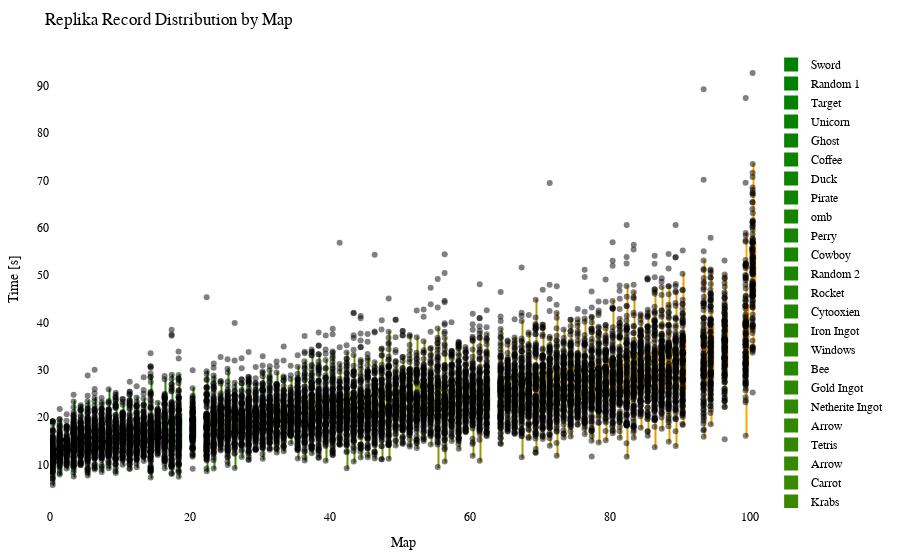

Here is the notebook cell this chart was saved with:
### Code cell
import plotly.graph_objects as go
import plotly.io as pio
from matplotlib.colors import LinearSegmentedColormap, to_hex

df = getRecordsDataframe(minigame="Replika")

# sort df columns by mean value 
df = df.reindex(df.mean().sort_values().index, axis=1)

# drop sum column
df = df.drop(columns=["Sum"])

# replace 25 with NaN
df = df.replace(25, np.nan)

# remove "ms " from column names
df.columns = df.columns.str.replace('ms ', '')

# Exclude the first column (assuming it's the column you don't want to include)
df_to_html = df.iloc[:, 1:]

# Calculate the offset for centering the data points
num_columns = len(df_to_html.columns)
offset = 0.5

# Create a green to orange gradient
cmap = LinearSegmentedColormap.from_list("green_orange", ["green", "orange"])
colors = [to_hex(cmap(i / (num_columns - 1))) for i in range(num_columns)]

# Create a Swarm plot using Plotly
fig = go.Figure()

for i, (column, color) in enumerate(zip(df_to_html.columns, colors)):
    x_values = [i + offset] * len(df_to_html[column])  # Adjust x-values with offset for horizontal centering
    fig.add_trace(go.Box(x=x_values,
                         y=df_to_html[column],
                         name=column,
                         boxpoints='all',
                         pointpos=-0.5,  # Adjust point position to prevent overlapping
                         marker=dict(color='rgba(0,0,0,0.5)', size=6),  # Adjust marker color and size
                         line=dict(color=color),
                         fillcolor=color,
                         hovertext=df_to_html.index,
                         hoverinfo='name+text+y',
                         showlegend=True))

fig.update_layout(title="Replika Record Distribution by Map",
                  xaxis=dict(title="Map"),
                  yaxis=dict(title="Time [s]"),
                  showlegend=True,
                  font=dict(family="Arial", size=12, color="black"),  # Customize font
                  plot_bgcolor="white",  # Set background color
                  margin=dict(l=50, r=50, t=50, b=50),  # Adjust margins for better layout
                  )

# Show the figure
fig.show()

# Export the plot to an HTML file
pio.write_html(fig, "out/repl_swarm_plot.html")

### Figure 1 — Plotly figure (JSON) as saved in the notebook; plotly's stock layout.template omitted (floating-point values rounded to 4 significant figures; data arrays with more than 128 entries replaced by an {"elided": "..."} marker saying what was removed)
{"data": [{"boxpoints": "all", "fillcolor": "#008000", "hoverinfo": "name+text+y", "hovertext": {"elided": "214 str values"}, "line": {"color": "#008000"}, "marker": {"color": "rgba(0,0,0,0.5)", "size": 6}, "name": "Sword", "pointpos": -0.5, "showlegend": true, "type": "box", "x": {"elided": "214 float values"}, "y": {"elided": "214 float values"}}, {"boxpoints": "all", "fillcolor": "#028000", "hoverinfo": "name+text+y", "hovertext": {"elided": "214 str values"}, "line": {"color": "#028000"}, "marker": {"color": "rgba(0,0,0,0.5)", "size": 6}, "name": "Random 1", "pointpos": -0.5, "showlegend": true, "type": "box", "x": {"elided": "214 float values"}, "y": {"elided": "214 float values"}}, {"boxpoints": "all", "fillcolor": "#058100", "hoverinfo": "name+text+y", "hovertext": {"elided": "214 str values"}, "line": {"color": "#058100"}, "marker": {"color": "rgba(0,0,0,0.5)", "size": 6}, "name": "Target", "pointpos": -0.5, "showlegend": true, "type": "box", "x": {"elided": "214 float values"}, "y": {"elided": "214 float values"}}, {"boxpoints": "all", "fillcolor": "#078100", "hoverinfo": "name+text+y", "hovertext": {"elided": "214 str values"}, "line": {"color": "#078100"}, "marker": {"color": "rgba(0,0,0,0.5)", "size": 6}, "name": "Unicorn", "pointpos": -0.5, "showlegend": true, "type": "box", "x": {"elided": "214 float values"}, "y": {"elided": "214 float values"}}, {"boxpoints": "all", "fillcolor": "#0a8100", "hoverinfo": "name+text+y", "hovertext": {"elided": "214 str values"}, "line": {"color": "#0a8100"}, "marker": {"color": "rgba(0,0,0,0.5)", "size": 6}, "name": "Ghost", "pointpos": -0.5, "showlegend": true, "type": "box", "x": {"elided": "214 float values"}, "y": {"elided": "214 float values"}}, {"boxpoints": "all", "fillcolor": "#0c8200", "hoverinfo": "name+text+y", "hovertext": {"elided": "214 str values"}, "line": {"color": "#0c8200"}, "marker": {"color": "rgba(0,0,0,0.5)", "size": 6}, "name": "Coffee", "pointpos": -0.5, "showlegend": true, "type": "box", "x": {"elided": "214 float values"}, "y": {"elided": "214 float values"}}, {"boxpoints": "all", "fillcolor": "#0f8200", "hoverinfo": "name+text+y", "hovertext": {"elided": "214 str values"}, "line": {"color": "#0f8200"}, "marker": {"color": "rgba(0,0,0,0.5)", "size": 6}, "name": "Duck", "pointpos": -0.5, "showlegend": true, "type": "box", "x": {"elided": "214 float values"}, "y": {"elided": "214 float values"}}, {"boxpoints": "all", "fillcolor": "#118200", "hoverinfo": "name+text+y", "hovertext": {"elided": "214 str values"}, "line": {"color": "#118200"}, "marker": {"color": "rgba(0,0,0,0.5)", "size": 6}, "name": "Pirate", "pointpos": -0.5, "showlegend": true, "type": "box", "x": {"elided": "214 float values"}, "y": {"elided": "214 float values"}}, {"boxpoints": "all", "fillcolor": "#148300", "hoverinfo": "name+text+y", "hovertext": {"elided": "214 str values"}, "line": {"color": "#148300"}, "marker": {"color": "rgba(0,0,0,0.5)", "size": 6}, "name": "omb", "pointpos": -0.5, "showlegend": true, "type": "box", "x": {"elided": "214 float values"}, "y": {"elided": "214 float values"}}, {"boxpoints": "all", "fillcolor": "#178300", "hoverinfo": "name+text+y", "hovertext": {"elided": "214 str values"}, "line": {"color": "#178300"}, "marker": {"color": "rgba(0,0,0,0.5)", "size": 6}, "name": "Perry", "pointpos": -0.5, "showlegend": true, "type": "box", "x": {"elided": "214 float values"}, "y": {"elided": "214 float values"}}, {"boxpoints": "all", "fillcolor": "#198400", "hoverinfo": "name+text+y", "hovertext": {"elided": "214 str values"}, "line": {"color": "#198400"}, "marker": {"color": "rgba(0,0,0,0.5)", "size": 6}, "name": "Cowboy", "pointpos": -0.5, "showlegend": true, "type": "box", "x": {"elided": "214 float values"}, "y": {"elided": "214 float values"}}, {"boxpoints": "all", "fillcolor": "#1c8400", "hoverinfo": "name+text+y", "hovertext": {"elided": "214 str values"}, "line": {"color": "#1c8400"}, "marker": {"color": "rgba(0,0,0,0.5)", "size": 6}, "name": "Random 2", "pointpos": -0.5, "showlegend": true, "type": "box", "x": {"elided": "214 float values"}, "y": {"elided": "214 float values"}}, {"boxpoints": "all", "fillcolor": "#1e8400", "hoverinfo": "name+text+y", "hovertext": {"elided": "214 str values"}, "line": {"color": "#1e8400"}, "marker": {"color": "rgba(0,0,0,0.5)", "size": 6}, "name": "Rocket", "pointpos": -0.5, "showlegend": true, "type": "box", "x": {"elided": "214 float values"}, "y": {"elided": "214 float values"}}, {"boxpoints": "all", "fillcolor": "#218500", "hoverinfo": "name+text+y", "hovertext": {"elided": "214 str values"}, "line": {"color": "#218500"}, "marker": {"color": "rgba(0,0,0,0.5)", "size": 6}, "name": "Cytooxien", "pointpos": -0.5, "showlegend": true, "type": "box", "x": {"elided": "214 float values"}, "y": {"elided": "214 float values"}}, {"boxpoints": "all", "fillcolor": "#238500", "hoverinfo": "name+text+y", "hovertext": {"elided": "214 str values"}, "line": {"color": "#238500"}, "marker": {"color": "rgba(0,0,0,0.5)", "size": 6}, "name": "Iron Ingot", "pointpos": -0.5, "showlegend": true, "type": "box", "x": {"elided": "214 float values"}, "y": {"elided": "214 float values"}}, {"boxpoints": "all", "fillcolor": "#268600", "hoverinfo": "name+text+y", "hovertext": {"elided": "214 str values"}, "line": {"color": "#268600"}, "marker": {"color": "rgba(0,0,0,0.5)", "size": 6}, "name": "Windows", "pointpos": -0.5, "showlegend": true, "type": "box", "x": {"elided": "214 float values"}, "y": {"elided": "214 float values"}}, {"boxpoints": "all", "fillcolor": "#288600", "hoverinfo": "name+text+y", "hovertext": {"elided": "214 str values"}, "line": {"color": "#288600"}, "marker": {"color": "rgba(0,0,0,0.5)", "size": 6}, "name": "Bee", "pointpos": -0.5, "showlegend": true, "type": "box", "x": {"elided": "214 float values"}, "y": {"elided": "214 float values"}}, {"boxpoints": "all", "fillcolor": "#2b8600", "hoverinfo": "name+text+y", "hovertext": {"elided": "214 str values"}, "line": {"color": "#2b8600"}, "marker": {"color": "rgba(0,0,0,0.5)", "size": 6}, "name": "Gold Ingot", "pointpos": -0.5, "showlegend": true, "type": "box", "x": {"elided": "214 float values"}, "y": {"elided": "214 float values"}}, {"boxpoints": "all", "fillcolor": "#2e8700", "hoverinfo": "name+text+y", "hovertext": {"elided": "214 str values"}, "line": {"color": "#2e8700"}, "marker": {"color": "rgba(0,0,0,0.5)", "size": 6}, "name": "Netherite Ingot", "pointpos": -0.5, "showlegend": true, "type": "box", "x": {"elided": "214 float values"}, "y": {"elided": "214 float values"}}, {"boxpoints": "all", "fillcolor": "#308700", "hoverinfo": "name+text+y", "hovertext": {"elided": "214 str values"}, "line": {"color": "#308700"}, "marker": {"color": "rgba(0,0,0,0.5)", "size": 6}, "name": "Arrow", "pointpos": -0.5, "showlegend": true, "type": "box", "x": {"elided": "214 float values"}, "y": {"elided": "214x2 float values"}}, {"boxpoints": "all", "fillcolor": "#338700", "hoverinfo": "name+text+y", "hovertext": {"elided": "214 str values"}, "line": {"color": "#338700"}, "marker": {"color": "rgba(0,0,0,0.5)", "size": 6}, "name": "Tetris", "pointpos": -0.5, "showlegend": true, "type": "box", "x": {"elided": "214 float values"}, "y": {"elided": "214 float values"}}, {"boxpoints": "all", "fillcolor": "#358800", "hoverinfo": "name+text+y", "hovertext": {"elided": "214 str values"}, "line": {"color": "#358800"}, "marker": {"color": "rgba(0,0,0,0.5)", "size": 6}, "name": "Arrow", "pointpos": -0.5, "showlegend": true, "type": "box", "x": {"elided": "214 float values"}, "y": {"elided": "214x2 float values"}}, {"boxpoints": "all", "fillcolor": "#388800", "hoverinfo": "name+text+y", "hovertext": {"elided": "214 str values"}, "line": {"color": "#388800"}, "marker": {"color": "rgba(0,0,0,0.5)", "size": 6}, "name": "Carrot", "pointpos": -0.5, "showlegend": true, "type": "box", "x": {"elided": "214 float values"}, "y": {"elided": "214 float values"}}, {"boxpoints": "all", "fillcolor": "#3a8800", "hoverinfo": "name+text+y", "hovertext": {"elided": "214 str values"}, "line": {"color": "#3a8800"}, "marker": {"color": "rgba(0,0,0,0.5)", "size": 6}, "name": "Krabs", "pointpos": -0.5, "showlegend": true, "type": "box", "x": {"elided": "214 float values"}, "y": {"elided": "214 float values"}}, {"boxpoints": "all", "fillcolor": "#3d8900", "hoverinfo": "name+text+y", "hovertext": {"elided": "214 str values"}, "line": {"color": "#3d8900"}, "marker": {"color": "rgba(0,0,0,0.5)", "size": 6}, "name": "Cookie", "pointpos": -0.5, "showlegend": true, "type": "box", "x": {"elided": "214 float values"}, "y": {"elided": "214 float values"}}, {"boxpoints": "all", "fillcolor": "#408900", "hoverinfo": "name+text+y", "hovertext": {"elided": "214 str values"}, "line": {"color": "#408900"}, "marker": {"color": "rgba(0,0,0,0.5)", "size": 6}, "name": "Poppy", "pointpos": -0.5, "showlegend": true, "type": "box", "x": {"elided": "214 float values"}, "y": {"elided": "214 float values"}}, {"boxpoints": "all", "fillcolor": "#428a00", "hoverinfo": "name+text+y", "hovertext": {"elided": "214 str values"}, "line": {"color": "#428a00"}, "marker": {"color": "rgba(0,0,0,0.5)", "size": 6}, "name": "Koopa", "pointpos": -0.5, "showlegend": true, "type": "box", "x": {"elided": "214 float values"}, "y": {"elided": "214 float values"}}, {"boxpoints": "all", "fillcolor": "#458a00", "hoverinfo": "name+text+y", "hovertext": {"elided": "214 str values"}, "line": {"color": "#458a00"}, "marker": {"color": "rgba(0,0,0,0.5)", "size": 6}, "name": "Water Temple", "pointpos": -0.5, "showlegend": true, "type": "box", "x": {"elided": "214 float values"}, "y": {"elided": "214 float values"}}, {"boxpoints": "all", "fillcolor": "#478a00", "hoverinfo": "name+text+y", "hovertext": {"elided": "214 str values"}, "line": {"color": "#478a00"}, "marker": {"color": "rgba(0,0,0,0.5)", "size": 6}, "name": "Pacman Ghost", "pointpos": -0.5, "showlegend": true, "type": "box", "x": {"elided": "214 float values"}, "y": {"elided": "214 float values"}}, {"boxpoints": "all", "fillcolor": "#4a8b00", "hoverinfo": "name+text+y", "hovertext": {"elided": "214 str values"}, "line": {"color": "#4a8b00"}, "marker": {"color": "rgba(0,0,0,0.5)", "size": 6}, "name": "Twitch", "pointpos": -0.5, "showlegend": true, "type": "box", "x": {"elided": "214 float values"}, "y": {"elided": "214 float values"}}, {"boxpoints": "all", "fillcolor": "#4c8b00", "hoverinfo": "name+text+y", "hovertext": {"elided": "214 str values"}, "line": {"color": "#4c8b00"}, "marker": {"color": "rgba(0,0,0,0.5)", "size": 6}, "name": "Mario", "pointpos": -0.5, "showlegend": true, "type": "box", "x": {"elided": "214 float values"}, "y": {"elided": "214 float values"}}, {"boxpoints": "all", "fillcolor": "#4f8b00", "hoverinfo": "name+text+y", "hovertext": {"elided": "214 str values"}, "line": {"color": "#4f8b00"}, "marker": {"color": "rgba(0,0,0,0.5)", "size": 6}, "name": "Poke Ball", "pointpos": -0.5, "showlegend": true, "type": "box", "x": {"elided": "214 float values"}, "y": {"elided": "214 float values"}}, {"boxpoints": "all", "fillcolor": "#518c00", "hoverinfo": "name+text+y", "hovertext": {"elided": "214 str values"}, "line": {"color": "#518c00"}, "marker": {"color": "rgba(0,0,0,0.5)", "size": 6}, "name": "Diskette", "pointpos": -0.5, "showlegend": true, "type": "box", "x": {"elided": "214 float values"}, "y": {"elided": "214 float values"}}, {"boxpoints": "all", "fillcolor": "#548c00", "hoverinfo": "name+text+y", "hovertext": {"elided": "214 str values"}, "line": {"color": "#548c00"}, "marker": {"color": "rgba(0,0,0,0.5)", "size": 6}, "name": "Controller", "pointpos": -0.5, "showlegend": true, "type": "box", "x": {"elided": "214 float values"}, "y": {"elided": "214 float values"}}, {"boxpoints": "all", "fillcolor": "#578d00", "hoverinfo": "name+text+y", "hovertext": {"elided": "214 str values"}, "line": {"color": "#578d00"}, "marker": {"color": "rgba(0,0,0,0.5)", "size": 6}, "name": "Camera", "pointpos": -0.5, "showlegend": true, "type": "box", "x": {"elided": "214 float values"}, "y": {"elided": "214 float values"}}, {"boxpoints": "all", "fillcolor": "#598d00", "hoverinfo": "name+text+y", "hovertext": {"elided": "214 str values"}, "line": {"color": "#598d00"}, "marker": {"color": "rgba(0,0,0,0.5)", "size": 6}, "name": "Caterpie", "pointpos": -0.5, "showlegend": true, "type": "box", "x": {"elided": "214 float values"}, "y": {"elided": "214 float values"}}, {"boxpoints": "all", "fillcolor": "#5c8d00", "hoverinfo": "name+text+y", "hovertext": {"elided": "214 str values"}, "line": {"color": "#5c8d00"}, "marker": {"color": "rgba(0,0,0,0.5)", "size": 6}, "name": "House", "pointpos": -0.5, "showlegend": true, "type": "box", "x": {"elided": "214 float values"}, "y": {"elided": "214 float values"}}, {"boxpoints": "all", "fillcolor": "#5e8e00", "hoverinfo": "name+text+y", "hovertext": {"elided": "214 str values"}, "line": {"color": "#5e8e00"}, "marker": {"color": "rgba(0,0,0,0.5)", "size": 6}, "name": "YouTube", "pointpos": -0.5, "showlegend": true, "type": "box", "x": {"elided": "214 float values"}, "y": {"elided": "214 float values"}}, {"boxpoints": "all", "fillcolor": "#618e00", "hoverinfo": "name+text+y", "hovertext": {"elided": "214 str values"}, "line": {"color": "#618e00"}, "marker": {"color": "rgba(0,0,0,0.5)", "size": 6}, "name": "Sonic", "pointpos": -0.5, "showlegend": true, "type": "box", "x": {"elided": "214 float values"}, "y": {"elided": "214 float values"}}, {"boxpoints": "all", "fillcolor": "#638e00", "hoverinfo": "name+text+y", "hovertext": {"elided": "214 str values"}, "line": {"color": "#638e00"}, "marker": {"color": "rgba(0,0,0,0.5)", "size": 6}, "name": "Parrot", "pointpos": -0.5, "showlegend": true, "type": "box", "x": {"elided": "214 float values"}, "y": {"elided": "214 float values"}}, {"boxpoints": "all", "fillcolor": "#668f00", "hoverinfo": "name+text+y", "hovertext": {"elided": "214 str values"}, "line": {"color": "#668f00"}, "marker": {"color": "rgba(0,0,0,0.5)", "size": 6}, "name": "Chicken", "pointpos": -0.5, "showlegend": true, "type": "box", "x": {"elided": "214 float values"}, "y": {"elided": "214 float values"}}, {"boxpoints": "all", "fillcolor": "#688f00", "hoverinfo": "name+text+y", "hovertext": {"elided": "214 str values"}, "line": {"color": "#688f00"}, "marker": {"color": "rgba(0,0,0,0.5)", "size": 6}, "name": "Twitter", "pointpos": -0.5, "showlegend": true, "type": "box", "x": {"elided": "214 float values"}, "y": {"elided": "214 float values"}}, {"boxpoints": "all", "fillcolor": "#6b9000", "hoverinfo": "name+text+y", "hovertext": {"elided": "214 str values"}, "line": {"color": "#6b9000"}, "marker": {"color": "rgba(0,0,0,0.5)", "size": 6}, "name": "Excavator", "pointpos": -0.5, "showlegend": true, "type": "box", "x": {"elided": "214 float values"}, "y": {"elided": "214 float values"}}, {"boxpoints": "all", "fillcolor": "#6e9000", "hoverinfo": "name+text+y", "hovertext": {"elided": "214 str values"}, "line": {"color": "#6e9000"}, "marker": {"color": "rgba(0,0,0,0.5)", "size": 6}, "name": "Baby Yoda", "pointpos": -0.5, "showlegend": true, "type": "box", "x": {"elided": "214 float values"}, "y": {"elided": "214 float values"}}, {"boxpoints": "all", "fillcolor": "#709000", "hoverinfo": "name+text+y", "hovertext": {"elided": "214 str values"}, "line": {"color": "#709000"}, "marker": {"color": "rgba(0,0,0,0.5)", "size": 6}, "name": "Frog", "pointpos": -0.5, "showlegend": true, "type": "box", "x": {"elided": "214 float values"}, "y": {"elided": "214 float values"}}, {"boxpoints": "all", "fillcolor": "#739100", "hoverinfo": "name+text+y", "hovertext": {"elided": "214 str values"}, "line": {"color": "#739100"}, "marker": {"color": "rgba(0,0,0,0.5)", "size": 6}, "name": "of Meat", "pointpos": -0.5, "showlegend": true, "type": "box", "x": {"elided": "214 float values"}, "y": {"elided": "214 float values"}}, {"boxpoints": "all", "fillcolor": "#759100", "hoverinfo": "name+text+y", "hovertext": {"elided": "214 str values"}, "line": {"color": "#759100"}, "marker": {"color": "rgba(0,0,0,0.5)", "size": 6}, "name": "Egg", "pointpos": -0.5, "showlegend": true, "type": "box", "x": {"elided": "214 float values"}, "y": {"elided": "214 float values"}}, {"boxpoints": "all", "fillcolor": "#789100", "hoverinfo": "name+text+y", "hovertext": {"elided": "214 str values"}, "line": {"color": "#789100"}, "marker": {"color": "rgba(0,0,0,0.5)", "size": 6}, "name": "Fox", "pointpos": -0.5, "showlegend": true, "type": "box", "x": {"elided": "214 float values"}, "y": {"elided": "214 float values"}}, {"boxpoints": "all", "fillcolor": "#7a9200", "hoverinfo": "name+text+y", "hovertext": {"elided": "214 str values"}, "line": {"color": "#7a9200"}, "marker": {"color": "rgba(0,0,0,0.5)", "size": 6}, "name": "The Sea", "pointpos": -0.5, "showlegend": true, "type": "box", "x": {"elided": "214 float values"}, "y": {"elided": "214 float values"}}, {"boxpoints": "all", "fillcolor": "#7d9200", "hoverinfo": "name+text+y", "hovertext": {"elided": "214 str values"}, "line": {"color": "#7d9200"}, "marker": {"color": "rgba(0,0,0,0.5)", "size": 6}, "name": "Thinking 2", "pointpos": -0.5, "showlegend": true, "type": "box", "x": {"elided": "214 float values"}, "y": {"elided": "214 float values"}}, {"boxpoints": "all", "fillcolor": "#809300", "hoverinfo": "name+text+y", "hovertext": {"elided": "214 str values"}, "line": {"color": "#809300"}, "marker": {"color": "rgba(0,0,0,0.5)", "size": 6}, "name": "Thinking", "pointpos": -0.5, "showlegend": true, "type": "box", "x": {"elided": "214 float values"}, "y": {"elided": "214 float values"}}, {"boxpoints": "all", "fillcolor": "#829300", "hoverinfo": "name+text+y", "hovertext": {"elided": "214 str values"}, "line": {"color": "#829300"}, "marker": {"color": "rgba(0,0,0,0.5)", "size": 6}, "name": "Tree", "pointpos": -0.5, "showlegend": true, "type": "box", "x": {"elided": "214 float values"}, "y": {"elided": "214 float values"}}, {"boxpoints": "all", "fillcolor": "#859300", "hoverinfo": "name+text+y", "hovertext": {"elided": "214 str values"}, "line": {"color": "#859300"}, "marker": {"color": "rgba(0,0,0,0.5)", "size": 6}, "name": "ppHop 2", "pointpos": -0.5, "showlegend": true, "type": "box", "x": {"elided": "214 float values"}, "y": {"elided": "214 float values"}}, {"boxpoints": "all", "fillcolor": "#879400", "hoverinfo": "name+text+y", "hovertext": {"elided": "214 str values"}, "line": {"color": "#879400"}, "marker": {"color": "rgba(0,0,0,0.5)", "size": 6}, "name": "Heart", "pointpos": -0.5, "showlegend": true, "type": "box", "x": {"elided": "214 float values"}, "y": {"elided": "214 float values"}}, {"boxpoints": "all", "fillcolor": "#8a9400", "hoverinfo": "name+text+y", "hovertext": {"elided": "214 str values"}, "line": {"color": "#8a9400"}, "marker": {"color": "rgba(0,0,0,0.5)", "size": 6}, "name": "Up", "pointpos": -0.5, "showlegend": true, "type": "box", "x": {"elided": "214 float values"}, "y": {"elided": "214 float values"}}, {"boxpoints": "all", "fillcolor": "#8c9400", "hoverinfo": "name+text+y", "hovertext": {"elided": "214 str values"}, "line": {"color": "#8c9400"}, "marker": {"color": "rgba(0,0,0,0.5)", "size": 6}, "name": "Sheep", "pointpos": -0.5, "showlegend": true, "type": "box", "x": {"elided": "214 float values"}, "y": {"elided": "214 float values"}}, {"boxpoints": "all", "fillcolor": "#8f9500", "hoverinfo": "name+text+y", "hovertext": {"elided": "214 str values"}, "line": {"color": "#8f9500"}, "marker": {"color": "rgba(0,0,0,0.5)", "size": 6}, "name": "Pizza", "pointpos": -0.5, "showlegend": true, "type": "box", "x": {"elided": "214 float values"}, "y": {"elided": "214 float values"}}, {"boxpoints": "all", "fillcolor": "#919500", "hoverinfo": "name+text+y", "hovertext": {"elided": "214 str values"}, "line": {"color": "#919500"}, "marker": {"color": "rgba(0,0,0,0.5)", "size": 6}, "name": "Skeleton", "pointpos": -0.5, "showlegend": true, "type": "box", "x": {"elided": "214 float values"}, "y": {"elided": "214 float values"}}, {"boxpoints": "all", "fillcolor": "#949500", "hoverinfo": "name+text+y", "hovertext": {"elided": "214 str values"}, "line": {"color": "#949500"}, "marker": {"color": "rgba(0,0,0,0.5)", "size": 6}, "name": "French Fries", "pointpos": -0.5, "showlegend": true, "type": "box", "x": {"elided": "214 float values"}, "y": {"elided": "214 float values"}}, {"boxpoints": "all", "fillcolor": "#979600", "hoverinfo": "name+text+y", "hovertext": {"elided": "214 str values"}, "line": {"color": "#979600"}, "marker": {"color": "rgba(0,0,0,0.5)", "size": 6}, "name": "Among Us", "pointpos": -0.5, "showlegend": true, "type": "box", "x": {"elided": "214 float values"}, "y": {"elided": "214 float values"}}, {"boxpoints": "all", "fillcolor": "#999600", "hoverinfo": "name+text+y", "hovertext": {"elided": "214 str values"}, "line": {"color": "#999600"}, "marker": {"color": "rgba(0,0,0,0.5)", "size": 6}, "name": "Mountain", "pointpos": -0.5, "showlegend": true, "type": "box", "x": {"elided": "214 float values"}, "y": {"elided": "214 float values"}}, {"boxpoints": "all", "fillcolor": "#9c9700", "hoverinfo": "name+text+y", "hovertext": {"elided": "214 str values"}, "line": {"color": "#9c9700"}, "marker": {"color": "rgba(0,0,0,0.5)", "size": 6}, "name": "Cherry", "pointpos": -0.5, "showlegend": true, "type": "box", "x": {"elided": "214 float values"}, "y": {"elided": "214 float values"}}, {"boxpoints": "all", "fillcolor": "#9e9700", "hoverinfo": "name+text+y", "hovertext": {"elided": "214 str values"}, "line": {"color": "#9e9700"}, "marker": {"color": "rgba(0,0,0,0.5)", "size": 6}, "name": "Hourglass", "pointpos": -0.5, "showlegend": true, "type": "box", "x": {"elided": "214 float values"}, "y": {"elided": "214 float values"}}, {"boxpoints": "all", "fillcolor": "#a19700", "hoverinfo": "name+text+y", "hovertext": {"elided": "214 str values"}, "line": {"color": "#a19700"}, "marker": {"color": "rgba(0,0,0,0.5)", "size": 6}, "name": "Cow", "pointpos": -0.5, "showlegend": true, "type": "box", "x": {"elided": "214 float values"}, "y": {"elided": "214x2 float values"}}, {"boxpoints": "all", "fillcolor": "#a39800", "hoverinfo": "name+text+y", "hovertext": {"elided": "214 str values"}, "line": {"color": "#a39800"}, "marker": {"color": "rgba(0,0,0,0.5)", "size": 6}, "name": "Wizard", "pointpos": -0.5, "showlegend": true, "type": "box", "x": {"elided": "214 float values"}, "y": {"elided": "214 float values"}}, {"boxpoints": "all", "fillcolor": "#a69800", "hoverinfo": "name+text+y", "hovertext": {"elided": "214 str values"}, "line": {"color": "#a69800"}, "marker": {"color": "rgba(0,0,0,0.5)", "size": 6}, "name": "Blue Monster", "pointpos": -0.5, "showlegend": true, "type": "box", "x": {"elided": "214 float values"}, "y": {"elided": "214 float values"}}, {"boxpoints": "all", "fillcolor": "#a89800", "hoverinfo": "name+text+y", "hovertext": {"elided": "214 str values"}, "line": {"color": "#a89800"}, "marker": {"color": "rgba(0,0,0,0.5)", "size": 6}, "name": "Galaxian Alien", "pointpos": -0.5, "showlegend": true, "type": "box", "x": {"elided": "214 float values"}, "y": {"elided": "214 float values"}}, {"boxpoints": "all", "fillcolor": "#ab9900", "hoverinfo": "name+text+y", "hovertext": {"elided": "214 str values"}, "line": {"color": "#ab9900"}, "marker": {"color": "rgba(0,0,0,0.5)", "size": 6}, "name": "Eevee", "pointpos": -0.5, "showlegend": true, "type": "box", "x": {"elided": "214 float values"}, "y": {"elided": "214 float values"}}, {"boxpoints": "all", "fillcolor": "#ae9900", "hoverinfo": "name+text+y", "hovertext": {"elided": "214 str values"}, "line": {"color": "#ae9900"}, "marker": {"color": "rgba(0,0,0,0.5)", "size": 6}, "name": "Spider", "pointpos": -0.5, "showlegend": true, "type": "box", "x": {"elided": "214 float values"}, "y": {"elided": "214 float values"}}, {"boxpoints": "all", "fillcolor": "#b09a00", "hoverinfo": "name+text+y", "hovertext": {"elided": "214 str values"}, "line": {"color": "#b09a00"}, "marker": {"color": "rgba(0,0,0,0.5)", "size": 6}, "name": "Penguin", "pointpos": -0.5, "showlegend": true, "type": "box", "x": {"elided": "214 float values"}, "y": {"elided": "214 float values"}}, {"boxpoints": "all", "fillcolor": "#b39a00", "hoverinfo": "name+text+y", "hovertext": {"elided": "214 str values"}, "line": {"color": "#b39a00"}, "marker": {"color": "rgba(0,0,0,0.5)", "size": 6}, "name": "ppHop 1", "pointpos": -0.5, "showlegend": true, "type": "box", "x": {"elided": "214 float values"}, "y": {"elided": "214 float values"}}, {"boxpoints": "all", "fillcolor": "#b59a00", "hoverinfo": "name+text+y", "hovertext": {"elided": "214 str values"}, "line": {"color": "#b59a00"}, "marker": {"color": "rgba(0,0,0,0.5)", "size": 6}, "name": "Zombie", "pointpos": -0.5, "showlegend": true, "type": "box", "x": {"elided": "214 float values"}, "y": {"elided": "214 float values"}}, {"boxpoints": "all", "fillcolor": "#b89b00", "hoverinfo": "name+text+y", "hovertext": {"elided": "214 str values"}, "line": {"color": "#b89b00"}, "marker": {"color": "rgba(0,0,0,0.5)", "size": 6}, "name": "Mouse", "pointpos": -0.5, "showlegend": true, "type": "box", "x": {"elided": "214 float values"}, "y": {"elided": "214 float values"}}, {"boxpoints": "all", "fillcolor": "#ba9b00", "hoverinfo": "name+text+y", "hovertext": {"elided": "214 str values"}, "line": {"color": "#ba9b00"}, "marker": {"color": "rgba(0,0,0,0.5)", "size": 6}, "name": "Slime", "pointpos": -0.5, "showlegend": true, "type": "box", "x": {"elided": "214 float values"}, "y": {"elided": "214 float values"}}, {"boxpoints": "all", "fillcolor": "#bd9b00", "hoverinfo": "name+text+y", "hovertext": {"elided": "214 str values"}, "line": {"color": "#bd9b00"}, "marker": {"color": "rgba(0,0,0,0.5)", "size": 6}, "name": "Turtle", "pointpos": -0.5, "showlegend": true, "type": "box", "x": {"elided": "214 float values"}, "y": {"elided": "214 float values"}}, {"boxpoints": "all", "fillcolor": "#c09c00", "hoverinfo": "name+text+y", "hovertext": {"elided": "214 str values"}, "line": {"color": "#c09c00"}, "marker": {"color": "rgba(0,0,0,0.5)", "size": 6}, "name": "Instagram", "pointpos": -0.5, "showlegend": true, "type": "box", "x": {"elided": "214 float values"}, "y": {"elided": "214 float values"}}, {"boxpoints": "all", "fillcolor": "#c29c00", "hoverinfo": "name+text+y", "hovertext": {"elided": "214 str values"}, "line": {"color": "#c29c00"}, "marker": {"color": "rgba(0,0,0,0.5)", "size": 6}, "name": "muss los", "pointpos": -0.5, "showlegend": true, "type": "box", "x": {"elided": "214 float values"}, "y": {"elided": "214 float values"}}, {"boxpoints": "all", "fillcolor": "#c59d00", "hoverinfo": "name+text+y", "hovertext": {"elided": "214 str values"}, "line": {"color": "#c59d00"}, "marker": {"color": "rgba(0,0,0,0.5)", "size": 6}, "name": "Skeleton Skull", "pointpos": -0.5, "showlegend": true, "type": "box", "x": {"elided": "214 float values"}, "y": {"elided": "214 float values"}}, {"boxpoints": "all", "fillcolor": "#c79d00", "hoverinfo": "name+text+y", "hovertext": {"elided": "214 str values"}, "line": {"color": "#c79d00"}, "marker": {"color": "rgba(0,0,0,0.5)", "size": 6}, "name": "Charizard", "pointpos": -0.5, "showlegend": true, "type": "box", "x": {"elided": "214 float values"}, "y": {"elided": "214 float values"}}, {"boxpoints": "all", "fillcolor": "#ca9d00", "hoverinfo": "name+text+y", "hovertext": {"elided": "214 str values"}, "line": {"color": "#ca9d00"}, "marker": {"color": "rgba(0,0,0,0.5)", "size": 6}, "name": "Cake", "pointpos": -0.5, "showlegend": true, "type": "box", "x": {"elided": "214 float values"}, "y": {"elided": "214 float values"}}, {"boxpoints": "all", "fillcolor": "#cc9e00", "hoverinfo": "name+text+y", "hovertext": {"elided": "214 str values"}, "line": {"color": "#cc9e00"}, "marker": {"color": "rgba(0,0,0,0.5)", "size": 6}, "name": "Blinky", "pointpos": -0.5, "showlegend": true, "type": "box", "x": {"elided": "214 float values"}, "y": {"elided": "214 float values"}}, {"boxpoints": "all", "fillcolor": "#cf9e00", "hoverinfo": "name+text+y", "hovertext": {"elided": "214 str values"}, "line": {"color": "#cf9e00"}, "marker": {"color": "rgba(0,0,0,0.5)", "size": 6}, "name": "Globe", "pointpos": -0.5, "showlegend": true, "type": "box", "x": {"elided": "214 float values"}, "y": {"elided": "214 float values"}}, {"boxpoints": "all", "fillcolor": "#d19e00", "hoverinfo": "name+text+y", "hovertext": {"elided": "214 str values"}, "line": {"color": "#d19e00"}, "marker": {"color": "rgba(0,0,0,0.5)", "size": 6}, "name": "Apple", "pointpos": -0.5, "showlegend": true, "type": "box", "x": {"elided": "214 float values"}, "y": {"elided": "214 float values"}}, {"boxpoints": "all", "fillcolor": "#d49f00", "hoverinfo": "name+text+y", "hovertext": {"elided": "214 str values"}, "line": {"color": "#d49f00"}, "marker": {"color": "rgba(0,0,0,0.5)", "size": 6}, "name": "Princess", "pointpos": -0.5, "showlegend": true, "type": "box", "x": {"elided": "214 float values"}, "y": {"elided": "214 float values"}}, {"boxpoints": "all", "fillcolor": "#d79f00", "hoverinfo": "name+text+y", "hovertext": {"elided": "214 str values"}, "line": {"color": "#d79f00"}, "marker": {"color": "rgba(0,0,0,0.5)", "size": 6}, "name": "TNT", "pointpos": -0.5, "showlegend": true, "type": "box", "x": {"elided": "214 float values"}, "y": {"elided": "214 float values"}}, {"boxpoints": "all", "fillcolor": "#d99f00", "hoverinfo": "name+text+y", "hovertext": {"elided": "214 str values"}, "line": {"color": "#d99f00"}, "marker": {"color": "rgba(0,0,0,0.5)", "size": 6}, "name": "Smurf", "pointpos": -0.5, "showlegend": true, "type": "box", "x": {"elided": "214 float values"}, "y": {"elided": "214 float values"}}, {"boxpoints": "all", "fillcolor": "#dca000", "hoverinfo": "name+text+y", "hovertext": {"elided": "214 str values"}, "line": {"color": "#dca000"}, "marker": {"color": "rgba(0,0,0,0.5)", "size": 6}, "name": "Kitty", "pointpos": -0.5, "showlegend": true, "type": "box", "x": {"elided": "214 float values"}, "y": {"elided": "214 float values"}}, {"boxpoints": "all", "fillcolor": "#dea000", "hoverinfo": "name+text+y", "hovertext": {"elided": "214 str values"}, "line": {"color": "#dea000"}, "marker": {"color": "rgba(0,0,0,0.5)", "size": 6}, "name": "Mooshroom", "pointpos": -0.5, "showlegend": true, "type": "box", "x": {"elided": "214 float values"}, "y": {"elided": "214 float values"}}, {"boxpoints": "all", "fillcolor": "#e1a100", "hoverinfo": "name+text+y", "hovertext": {"elided": "214 str values"}, "line": {"color": "#e1a100"}, "marker": {"color": "rgba(0,0,0,0.5)", "size": 6}, "name": "Robin Hood", "pointpos": -0.5, "showlegend": true, "type": "box", "x": {"elided": "214 float values"}, "y": {"elided": "214 float values"}}, {"boxpoints": "all", "fillcolor": "#e3a100", "hoverinfo": "name+text+y", "hovertext": {"elided": "214 str values"}, "line": {"color": "#e3a100"}, "marker": {"color": "rgba(0,0,0,0.5)", "size": 6}, "name": "Toad", "pointpos": -0.5, "showlegend": true, "type": "box", "x": {"elided": "214 float values"}, "y": {"elided": "214 float values"}}, {"boxpoints": "all", "fillcolor": "#e6a100", "hoverinfo": "name+text+y", "hovertext": {"elided": "214 str values"}, "line": {"color": "#e6a100"}, "marker": {"color": "rgba(0,0,0,0.5)", "size": 6}, "name": "Guardian", "pointpos": -0.5, "showlegend": true, "type": "box", "x": {"elided": "214 float values"}, "y": {"elided": "214 float values"}}, {"boxpoints": "all", "fillcolor": "#e8a200", "hoverinfo": "name+text+y", "hovertext": {"elided": "214 str values"}, "line": {"color": "#e8a200"}, "marker": {"color": "rgba(0,0,0,0.5)", "size": 6}, "name": "Doge", "pointpos": -0.5, "showlegend": true, "type": "box", "x": {"elided": "214 float values"}, "y": {"elided": "214x2 float values"}}, {"boxpoints": "all", "fillcolor": "#eba200", "hoverinfo": "name+text+y", "hovertext": {"elided": "214 str values"}, "line": {"color": "#eba200"}, "marker": {"color": "rgba(0,0,0,0.5)", "size": 6}, "name": "Cow", "pointpos": -0.5, "showlegend": true, "type": "box", "x": {"elided": "214 float values"}, "y": {"elided": "214x2 float values"}}, {"boxpoints": "all", "fillcolor": "#eea300", "hoverinfo": "name+text+y", "hovertext": {"elided": "214 str values"}, "line": {"color": "#eea300"}, "marker": {"color": "rgba(0,0,0,0.5)", "size": 6}, "name": "Ender Pearl", "pointpos": -0.5, "showlegend": true, "type": "box", "x": {"elided": "214 float values"}, "y": {"elided": "214 float values"}}, {"boxpoints": "all", "fillcolor": "#f0a300", "hoverinfo": "name+text+y", "hovertext": {"elided": "214 str values"}, "line": {"color": "#f0a300"}, "marker": {"color": "rgba(0,0,0,0.5)", "size": 6}, "name": "Kirby", "pointpos": -0.5, "showlegend": true, "type": "box", "x": {"elided": "214 float values"}, "y": {"elided": "214 float values"}}, {"boxpoints": "all", "fillcolor": "#f3a300", "hoverinfo": "name+text+y", "hovertext": {"elided": "214 str values"}, "line": {"color": "#f3a300"}, "marker": {"color": "rgba(0,0,0,0.5)", "size": 6}, "name": "Doge", "pointpos": -0.5, "showlegend": true, "type": "box", "x": {"elided": "214 float values"}, "y": {"elided": "214x2 float values"}}, {"boxpoints": "all", "fillcolor": "#f5a400", "hoverinfo": "name+text+y", "hovertext": {"elided": "214 str values"}, "line": {"color": "#f5a400"}, "marker": {"color": "rgba(0,0,0,0.5)", "size": 6}, "name": "Piranha Plant", "pointpos": -0.5, "showlegend": true, "type": "box", "x": {"elided": "214 float values"}, "y": {"elided": "214 float values"}}, {"boxpoints": "all", "fillcolor": "#f8a400", "hoverinfo": "name+text+y", "hovertext": {"elided": "214 str values"}, "line": {"color": "#f8a400"}, "marker": {"color": "rgba(0,0,0,0.5)", "size": 6}, "name": "Deadpool", "pointpos": -0.5, "showlegend": true, "type": "box", "x": {"elided": "214 float values"}, "y": {"elided": "214x2 float values"}}, {"boxpoints": "all", "fillcolor": "#faa400", "hoverinfo": "name+text+y", "hovertext": {"elided": "214 str values"}, "line": {"color": "#faa400"}, "marker": {"color": "rgba(0,0,0,0.5)", "size": 6}, "name": "Deadpool", "pointpos": -0.5, "showlegend": true, "type": "box", "x": {"elided": "214 float values"}, "y": {"elided": "214x2 float values"}}, {"boxpoints": "all", "fillcolor": "#fda500", "hoverinfo": "name+text+y", "hovertext": {"elided": "214 str values"}, "line": {"color": "#fda500"}, "marker": {"color": "rgba(0,0,0,0.5)", "size": 6}, "name": "Pikachu", "pointpos": -0.5, "showlegend": true, "type": "box", "x": {"elided": "214 float values"}, "y": {"elided": "214 float values"}}, {"boxpoints": "all", "fillcolor": "#ffa500", "hoverinfo": "name+text+y", "hovertext": {"elided": "214 str values"}, "line": {"color": "#ffa500"}, "marker": {"color": "rgba(0,0,0,0.5)", "size": 6}, "name": "Creeper", "pointpos": -0.5, "showlegend": true, "type": "box", "x": {"elided": "214 float values"}, "y": {"elided": "214 float values"}}], "layout": {"font": {"color": "black", "family": "Arial", "size": 12}, "margin": {"b": 50, "l": 50, "r": 50, "t": 50}, "plot_bgcolor": "white", "showlegend": true, "title": {"text": "Replika Record Distribution by Map"}, "xaxis": {"title": {"text": "Map"}}, "yaxis": {"title": {"text": "Time [s]"}}}}
